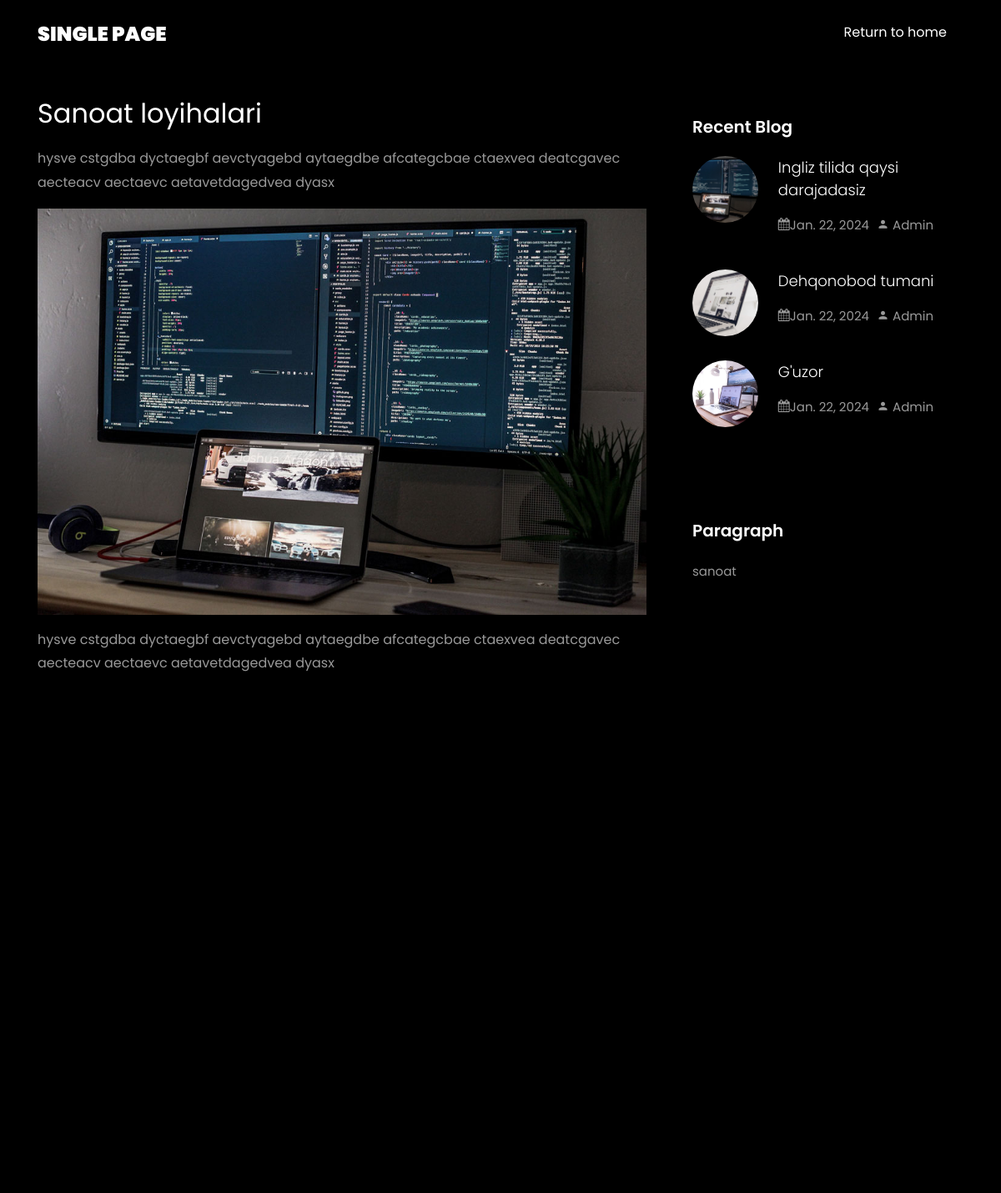
/single/5/, run on the app's committed database.
### app/models.py (models this page shows, shortened)
class Post(models.Model):
    image = models.ImageField(upload_to="posts/", verbose_name="Rasm")
    title = models.CharField(max_length=155, verbose_name="Sarlavha")
    description1 = models.TextField(verbose_name="Text 1")
    description2 = models.TextField(verbose_name="Text 2")
    paragraph = models.CharField(max_length=155, verbose_name="Mavzu")
    datetime = models.DateTimeField(auto_now_add=True)

### app/views.py (the view)
# urls.py: path('single/<int:id>/', single, name='single'),
def single(request, id):
    post = Post.objects.filter(id=id).first()
    recent = Post.objects.all()[:3]
    comment = Comment.objects.filter(post=id).order_by('-id')
    count = Comment.objects.filter(post=id).count()
    if request.method == 'POST':
        username = request.user.username
        text = request.POST.get('text')
        posts = id
        c = Comment(username=username, text=text, post=posts)
        c.save()
    context = {'post': post, 'recent_posts': recent, 'comments': comment, 'count': count}
    return render(request, 'single.html', context)

### templates/single.html (shortened to what this page needs)
{% load static %}
<!DOCTYPE html>
<html lang="en">
<head>
    <link rel="stylesheet" href="{% static 'css/open-iconic-bootstrap.min.css' %}">
    <link rel="stylesheet" href="{% static 'css/animate.css' %}">
    <link rel="stylesheet" href="{% static 'css/owl.carousel.min.css' %}">
    <link rel="stylesheet" href="{% static 'css/owl.theme.default.min.css' %}">
    <link rel="stylesheet" href="{% static 'css/magnific-popup.css' %}">
    <link rel="stylesheet" href="{% static 'css/aos.css' %}">
    <link rel="stylesheet" href="{% static 'css/ionicons.min.css' %}">
    <link rel="stylesheet" href="{% static 'css/flaticon.css' %}">
    <link rel="stylesheet" href="{% static 'css/icomoon.css' %}">
    <link rel="stylesheet" href="{% static 'css/style.css' %}">
</head>
<body data-spy="scroll" data-target=".site-navbar-target" data-offset="300">
<nav class="navbar navbar-expand-lg navbar-dark ftco_navbar ftco-navbar-light site-navbar-target" id="ftco-navbar">
    <div class="container">
        <y class="navbar-brand">Single Page</y>
        <div class="collapse navbar-collapse" id="ftco-nav">
            <ul class="navbar-nav nav ml-auto">
                <li class="nav-item"><a href="{% url 'index' %}" class="nav-link"><span>Return to home</span></a></li>
            </ul>
        </div>
    </div>
</nav>
<section class="ftco-section">
    <div class="container">
        <div class="row">
            <div class="col-lg-8 ftco-animate">
                <h2 class="mb-3">{{ post.title }}</h2>
                <p>{{ post.description1 }}</p>
                <p>
                    <img src="{{ post.image.url }}" alt="" class="img-fluid">
                </p>
                <p>{{ post.description2 }}</p>
                <div class="pt-5 mt-5">
                    <h3 class="mb-5">{{ count }} Comments</h3>
                    <div class="comment-form-wrap pt-5">
                        <h3 class="mb-5">Leave a comment</h3>
                        <form class="p-5 bg-dark" method="post">
                            <div class="form-group">
                                <label for="name">Message</label>
                                <input type="text" class="form-control" id="text" name="text">
                            </div>
                            <div class="form-group">
                                <input type="submit" value="Post Comment" class="btn py-3 px-4 btn-primary">
                            </div>
                        </form>
                    </div>
                </div>
            </div>
            <div class="col-lg-4 sidebar ftco-animate">
                <div class="sidebar-box ftco-animate">
                    <h3 class="heading-sidebar">Recent Blog</h3>
                    {% for recent in recent_posts %}
                    <div class="block-21 mb-4 d-flex">
                        <a class="blog-img mr-4" style="background-image: url({{ recent.image.url }});"></a>
                        <div class="text">
                            <h3 class="heading"><a href="{% url 'single' recent.id %}">{{ recent.title }}</a></h3>
                            <div class="meta">
                                <div><p><span class="icon-calendar"></span>{{ recent.datetime | date }}</p></div>
                                <div><p><span class="icon-person"></span> Admin</p></div>
                            </div>
                        </div>
                    </div>
                {% endfor %}
                </div>
                <div class="sidebar-box ftco-animate">
                    <h3 class="heading-sidebar">Paragraph</h3>
                    <p>{{ post.paragraph }}</p>
                </div>
            </div>
        </div>
    </div>
</section>
</body>
</html>

### app/static/css/icomoon.css (style rules this page uses)
[class^="icon-"], [class*=" icon-"] { font-family: 'icomoon' !important; speak: none; font-style: normal; font-weight: normal; font-variant: normal; text-transform: none; line-height: 1; -webkit-font-smoothing: antialiased; -moz-osx-font-smoothing: grayscale; }
.icon-calendar:before { content: "\f073"; }
.icon-person:before { content: "\e7fd"; }

### data on the page
Post: title "Sanoat loyihalari", description1 "hysve cstgdba dyctaegbf aevctyagebd aytaegdbe afcategcbae ctaexvea deatcgavec aecteacv aectaevc aetavetdagedvea dyasx", image (picture), description2 "hysve cstgdba dyctaegbf aevctyagebd aytaegdbe afcategcbae ctaexvea deatcgavec aecteacv aectaevc aetavetdagedvea dyasx", paragraph "sanoat"
Post: image (picture), title "Ingliz tilida qaysi darajadasiz", datetime "Jan. 22, 2024"
Post: image (picture), title "Dehqonobod tumani", datetime "Jan. 22, 2024"
Post: image (picture), title "G'uzor", datetime "Jan. 22, 2024"
